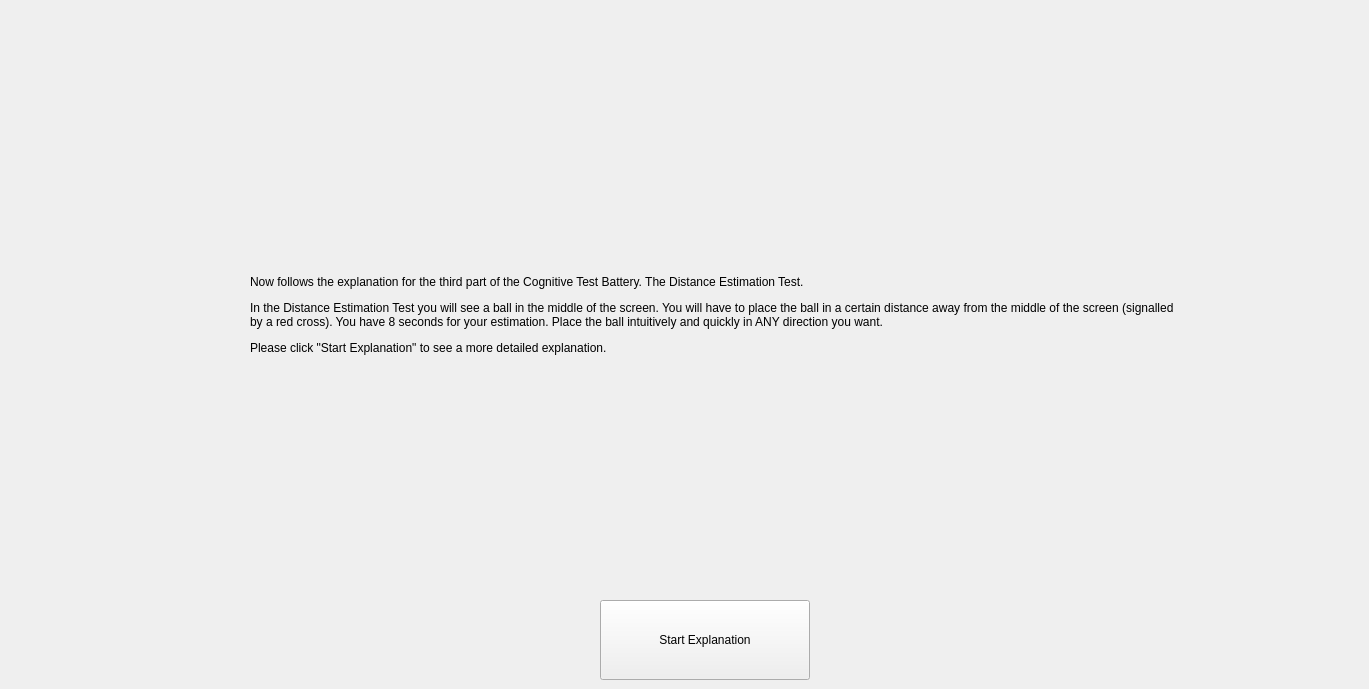
    <widget class="QWidget" name="page_9">
     <widget class="QLabel" name="label_4">
      <property name="geometry">
       <rect>
        <x>250</x>
        <y>170</y>
        <width>931</width>
        <height>291</height>
       </rect>
      </property>
      <property name="text">
       <string>&lt;html&gt;&lt;head/&gt;&lt;body&gt;&lt;p&gt;Now follows the explanation for the third part of the Cognitive Test Battery. The Distance Estimation Test.&lt;/p&gt;&lt;p&gt;In the Distance Estimation Test you will see a ball in the middle of the screen. You will have to place the ball in a certain distance away from the middle of the screen (signalled by a red cross). You have 8 seconds for your estimation. Place the ball intuitively and quickly in ANY direction you want.&lt;/p&gt;&lt;p&gt;Please click &amp;quot;Start Explanation&amp;quot; to see a more detailed explanation.&lt;/p&gt;&lt;/body&gt;&lt;/html&gt;</string>
      </property>
      <property name="wordWrap">
       <bool>true</bool>
      </property>
     </widget>
     <widget class="QLabel" name="UCLLogo_5">
      <property name="geometry">
       <rect>
        <x>0</x>
        <y>0</y>
        <width>1360</width>
        <height>100</height>
       </rect>
      </property>
      <property name="text">
       <string/>
      </property>
      <property name="pixmap">
       <pixmap>UCLLogo.jpg</pixmap>
      </property>
      <property name="scaledContents">
       <bool>true</bool>
      </property>
     </widget>
     <widget class="QPushButton" name="StartExplanation_page9">
      <property name="geometry">
       <rect>
        <x>600</x>
        <y>600</y>
        <width>210</width>
        <height>80</height>
       </rect>
      </property>
      <property name="text">
       <string>Start Explanation</string>
      </property>
     </widget>
    </widget>
